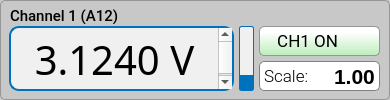
          <widget class="QGroupBox" name="groupBox_ch1">
           <property name="minimumSize">
            <size>
             <width>390</width>
             <height>100</height>
            </size>
           </property>
           <property name="maximumSize">
            <size>
             <width>16777215</width>
             <height>150</height>
            </size>
           </property>
           <property name="font">
            <font>
             <family>Roboto Medium</family>
             <pointsize>11</pointsize>
            </font>
           </property>
           <property name="styleSheet">
            <string notr="true">QGroupBox {background-color: rgb(200,200,200);border: 1px solid rgb(150,150,150); border-radius: 5px;  margin-top: 0.5em;}; 
QGroupBox::title {subcontrol-origin: margin;left: 10px;padding: 0 3px 0 3px;}</string>
           </property>
           <property name="title">
            <string/>
           </property>
           <widget class="QTextBrowser" name="textBrowser_ch1">
            <property name="enabled">
             <bool>true</bool>
            </property>
            <property name="geometry">
             <rect>
              <x>9</x>
              <y>26</y>
              <width>225</width>
              <height>65</height>
             </rect>
            </property>
            <property name="sizePolicy">
             <sizepolicy hsizetype="Preferred" vsizetype="Preferred">
              <horstretch>0</horstretch>
              <verstretch>0</verstretch>
             </sizepolicy>
            </property>
            <property name="maximumSize">
             <size>
              <width>225</width>
              <height>65</height>
             </size>
            </property>
            <property name="font">
             <font>
              <family>Roboto Mono Medium</family>
              <pointsize>30</pointsize>
              <weight>62</weight>
              <italic>false</italic>
              <bold>true</bold>
             </font>
            </property>
            <property name="cursor" stdset="0">
             <cursorShape>IBeamCursor</cursorShape>
            </property>
            <property name="styleSheet">
             <string notr="true">QTextBrowser {
	background-color: rgba(240,240,240, 1.0);border: 2px solid; border-radius:10px;
	text-align:center;font-family:'Roboto Mono Medium'; font-size:30pt; font-weight:500;
	border-color: #0072BD;
}

QTextBrowser:disabled {
	color:gray;
	background-color: transparent;
	border: 1px solid gray; border-radius:10px;
	text-align:center;font-family:'Roboto Mono Medium'; font-size:30pt; font-weight:500;
}</string>
            </property>
            <property name="html">
             <string>&lt;!DOCTYPE HTML PUBLIC &quot;-//W3C//DTD HTML 4.0//EN&quot; &quot;http://www.w3.org/TR/REC-html40/strict.dtd&quot;&gt;
&lt;html&gt;&lt;head&gt;&lt;meta name=&quot;qrichtext&quot; content=&quot;1&quot; /&gt;&lt;style type=&quot;text/css&quot;&gt;
p, li { white-space: pre-wrap; }
&lt;/style&gt;&lt;/head&gt;&lt;body style=&quot; font-family:'Roboto Mono Medium'; font-size:30pt; font-weight:496; font-style:normal;&quot;&gt;
&lt;p align=&quot;center&quot; style=&quot; margin-top:0px; margin-bottom:0px; margin-left:0px; margin-right:0px; -qt-block-indent:0; text-indent:0px;&quot;&gt;&lt;span style=&quot; font-family:'Roboto Mono Medium','Roboto Mono Medium';&quot;&gt;3.1240 V&lt;/span&gt;&lt;/p&gt;&lt;/body&gt;&lt;/html&gt;</string>
            </property>
           </widget>
           <widget class="QDoubleSpinBox" name="doubleSpinBox_gain1">
            <property name="enabled">
             <bool>true</bool>
            </property>
            <property name="geometry">
             <rect>
              <x>259</x>
              <y>61</y>
              <width>121</width>
              <height>30</height>
             </rect>
            </property>
            <property name="minimumSize">
             <size>
              <width>121</width>
              <height>0</height>
             </size>
            </property>
            <property name="maximumSize">
             <size>
              <width>120</width>
              <height>16777215</height>
             </size>
            </property>
            <property name="styleSheet">
             <string notr="true">QDoubleSpinBox { background-color: rgba(255,255,255, 1.0);border: 1px solid gray; border-radius:5px;
				   text-align:right;font-family:'Roboto Mono Medium','Roboto'; font-size:16pt; font-weight:500;  }

QDoubleSpinBox::up-button { height:22px; width: 30px; border: 0px;
									 image: url(:/main/resources/img/arrow_up4.png); }

QDoubleSpinBox::down-button { height:22px; width: 30px; border: 0px;
										  image: url(:/main/resources/img/arrow_down4.png); }

QDoubleSpinBox::up-button:hover { 
	image: url(:/main/resources/img/arrow_up4b.png);
}

QDoubleSpinBox::down-button:hover {
	image: url(:/main/resources/img/arrow_down4b.png);
 }

QDoubleSpinBox:disabled { background-color: rgba(240,240,240, 1.0); border: 1px transparent; border-radius:5px;
                                          text-align:right;font-family:'Roboto Mono Medium','Roboto'; font-size:16pt; font-weight:500; }

QDoubleSpinBox::up-button:disabled { height:22px; width: 30px; border: 0px; image: url(:/main/resources/img/arrow_up2.png); }

QDoubleSpinBox::down-button:disabled { height:22px; width: 30px; border: 0px; image: url(:/main/resources/img/arrow_down2.png); }
</string>
            </property>
            <property name="wrapping">
             <bool>false</bool>
            </property>
            <property name="frame">
             <bool>true</bool>
            </property>
            <property name="alignment">
             <set>Qt::AlignRight|Qt::AlignTrailing|Qt::AlignVCenter</set>
            </property>
            <property name="buttonSymbols">
             <enum>QAbstractSpinBox::NoButtons</enum>
            </property>
            <property name="accelerated">
             <bool>false</bool>
            </property>
            <property name="keyboardTracking">
             <bool>false</bool>
            </property>
            <property name="showGroupSeparator" stdset="0">
             <bool>false</bool>
            </property>
            <property name="prefix">
             <string/>
            </property>
            <property name="decimals">
             <number>2</number>
            </property>
            <property name="minimum">
             <double>-9.900000000000000</double>
            </property>
            <property name="value">
             <double>1.000000000000000</double>
            </property>
           </widget>
           <widget class="QLabel" name="label_7">
            <property name="geometry">
             <rect>
              <x>264</x>
              <y>65</y>
              <width>45</width>
              <height>23</height>
             </rect>
            </property>
            <property name="font">
             <font>
              <family>Roboto Light</family>
              <pointsize>13</pointsize>
              <weight>50</weight>
              <bold>false</bold>
             </font>
            </property>
            <property name="text">
             <string>Scale:</string>
            </property>
           </widget>
           <widget class="QPushButton" name="pushButton_disable1">
            <property name="enabled">
             <bool>true</bool>
            </property>
            <property name="geometry">
             <rect>
              <x>259</x>
              <y>26</y>
              <width>121</width>
              <height>30</height>
             </rect>
            </property>
            <property name="font">
             <font>
              <family>Roboto</family>
              <pointsize>13</pointsize>
             </font>
            </property>
            <property name="styleSheet">
             <string notr="true">QPushButton {    
    padding: 0.2em 0.2em 0.3em 0.2em;
    border: 1px solid rgb(150, 150, 150);
	border-radius: 5px;
    background: qlineargradient(x1:0, y1:0, x2:0, y2:2, stop:0 #FFFFFF, stop:0.1 #FFFFFF, stop:1  #69D769);
    color: black;
	text-align:left;
	padding-left:13px;
}

QPushButton:hover:!pressed
{
	border: 1px solid rgb(150, 150, 150);
	border-radius: 5px;
 	background: #FFFFFF;
	color:#2f836a;
}

QPushButton:pressed
{
	border: 2px solid rgb(150, 150, 150);
	border-radius: 5px;
 	background: #AAAAAA;
	color:white;
}

QPushButton:disabled { border: 1px solid rgb(180, 180, 180); color: gray; 
                                       background: qlineargradient(x1:0, y1:0, x2:0, y2:2, stop:0 #CCCCCC , stop:0.1 #EEEEEE , stop:1 #BBBBBB ); }</string>
            </property>
            <property name="text">
             <string> CH1 ON  </string>
            </property>
            <property name="icon">
             <iconset resource="resources.qrc">
              <normaloff>:/main/resources/img/power-off-green3.png</normaloff>
              <disabledoff>:/main/resources/img/power-off-green3.png</disabledoff>:/main/resources/img/power-off-green3.png</iconset>
            </property>
            <property name="iconSize">
             <size>
              <width>23</width>
              <height>22</height>
             </size>
            </property>
           </widget>
           <widget class="QPushButton" name="pushButton_enable1">
            <property name="geometry">
             <rect>
              <x>259</x>
              <y>26</y>
              <width>121</width>
              <height>30</height>
             </rect>
            </property>
            <property name="font">
             <font>
              <family>Roboto</family>
              <pointsize>13</pointsize>
             </font>
            </property>
            <property name="styleSheet">
             <string notr="true">QPushButton {    
    padding: 0.2em 0.2em 0.3em 0.2em;
    border: 1px solid rgb(150, 150, 150);
	border-radius: 5px;
    background: qlineargradient(x1:0, y1:0, x2:0, y2:2, stop:0 #FFFFFF, stop:0.1 #FFFFFF, stop:1  #7B7B7B);
    color: black;
	text-align:left;
	padding-left:13px;
}

QPushButton:hover:!pressed
{
	border: 1px solid rgb(150, 150, 150);
	border-radius: 5px;
 	background: #FFFFFF;
	color:#2f836a;
}

QPushButton:pressed
{
	border: 2px solid rgb(150, 150, 150);
	border-radius: 5px;
 	background: #AAAAAA;
	color:white;
}

QPushButton:disabled { border: 1px solid rgb(180, 180, 180); color: gray; 
                                       background: qlineargradient(x1:0, y1:0, x2:0, y2:2, stop:0 #CCCCCC , stop:0.1 #EEEEEE , stop:1 #BBBBBB ); }</string>
            </property>
            <property name="text">
             <string> CH1 OFF</string>
            </property>
            <property name="icon">
             <iconset resource="resources.qrc">
              <normaloff>:/main/resources/img/power-off-gray2.png</normaloff>:/main/resources/img/power-off-gray2.png</iconset>
            </property>
            <property name="iconSize">
             <size>
              <width>23</width>
              <height>22</height>
             </size>
            </property>
           </widget>
           <widget class="QLabel" name="label_ch1">
            <property name="geometry">
             <rect>
              <x>10</x>
              <y>8</y>
              <width>221</width>
              <height>16</height>
             </rect>
            </property>
            <property name="font">
             <font>
              <family>Roboto Medium</family>
              <pointsize>11</pointsize>
             </font>
            </property>
            <property name="text">
             <string>Channel 1 (A12)</string>
            </property>
           </widget>
           <widget class="QProgressBar" name="progressBar_ch1">
            <property name="enabled">
             <bool>true</bool>
            </property>
            <property name="geometry">
             <rect>
              <x>239</x>
              <y>26</y>
              <width>15</width>
              <height>65</height>
             </rect>
            </property>
            <property name="styleSheet">
             <string notr="true"> QProgressBar {
     border: 1px solid;
	 border-color: #0072BD;
     border-radius: 2px;
     background-color:  rgb(240,240,240);
 }

QProgressBar::chunk {
     background-color: #0072BD;
 }

QProgressBar::chunk:disabled {
	background-color: gray;
 }

QProgressBar:disabled {
    border-color: gray;
	background-color:  rgb(210,210,210);
 }</string>
            </property>
            <property name="value">
             <number>24</number>
            </property>
            <property name="textVisible">
             <bool>false</bool>
            </property>
            <property name="orientation">
             <enum>Qt::Vertical</enum>
            </property>
           </widget>
           <zorder>textBrowser_ch1</zorder>
           <zorder>doubleSpinBox_gain1</zorder>
           <zorder>label_7</zorder>
           <zorder>pushButton_enable1</zorder>
           <zorder>pushButton_disable1</zorder>
           <zorder>label_ch1</zorder>
           <zorder>progressBar_ch1</zorder>
          </widget>
